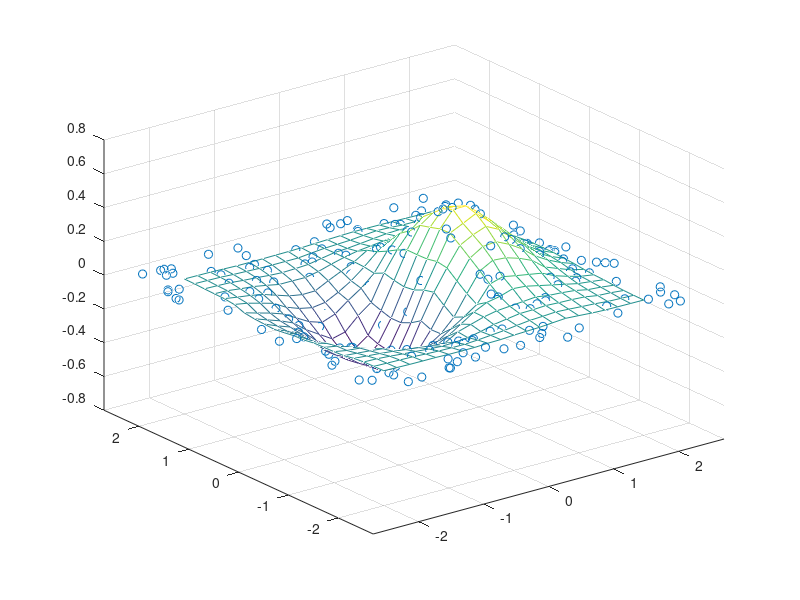

MATLAB code to generate this figure:
rng('default')
xy = -2.5 + 5*rand([200 2]);
x = xy(:,1);
y = xy(:,2);
v = x.*exp(-x.^2-y.^2);

[xq,yq] = meshgrid(-2:.2:2, -2:.2:2);
vq = griddata(x,y,v,xq,yq);

mesh(xq,yq,vq)
hold on
plot3(x,y,v,'o')
xlim([-2.7 2.7])
ylim([-2.7 2.7])